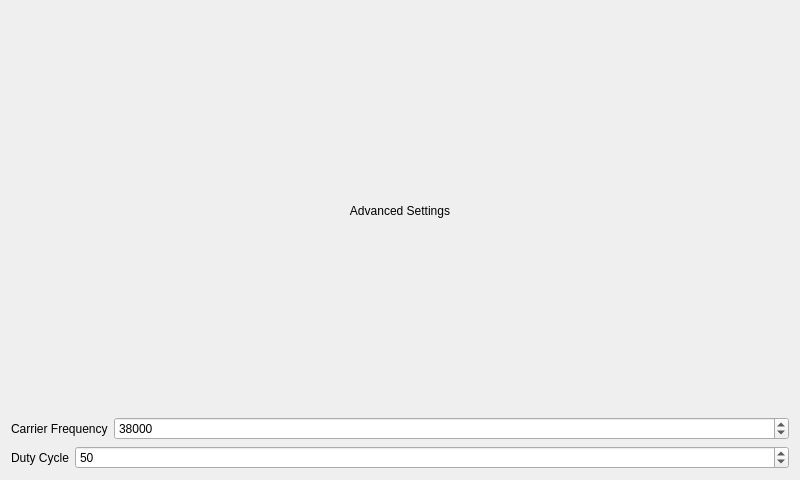
<?xml version="1.0" encoding="UTF-8"?>
<ui version="4.0">
 <class>PIRAdvancedForm</class>
 <widget class="QWidget" name="PIRAdvancedForm">
  <property name="geometry">
   <rect>
    <x>0</x>
    <y>0</y>
    <width>800</width>
    <height>480</height>
   </rect>
  </property>
  <property name="windowTitle">
   <string>Form</string>
  </property>
  <layout class="QVBoxLayout" name="verticalLayout">
   <item>
    <widget class="QLabel" name="advancedSettingsLabel">
     <property name="text">
      <string>Advanced Settings</string>
     </property>
     <property name="alignment">
      <set>Qt::AlignCenter</set>
     </property>
    </widget>
   </item>
   <item>
    <layout class="QHBoxLayout" name="horizontalLayout_3">
     <item>
      <widget class="QLabel" name="carrierFrequencyLabel">
       <property name="sizePolicy">
        <sizepolicy hsizetype="Fixed" vsizetype="Preferred">
         <horstretch>0</horstretch>
         <verstretch>0</verstretch>
        </sizepolicy>
       </property>
       <property name="text">
        <string>Carrier Frequency</string>
       </property>
      </widget>
     </item>
     <item>
      <widget class="QSpinBox" name="carrierFrequencySpinBox">
       <property name="minimum">
        <number>30000</number>
       </property>
       <property name="maximum">
        <number>60000</number>
       </property>
       <property name="singleStep">
        <number>100</number>
       </property>
       <property name="value">
        <number>38000</number>
       </property>
      </widget>
     </item>
    </layout>
   </item>
   <item>
    <layout class="QHBoxLayout" name="horizontalLayout_4">
     <item>
      <widget class="QLabel" name="dutyCycleLabel">
       <property name="sizePolicy">
        <sizepolicy hsizetype="Fixed" vsizetype="Preferred">
         <horstretch>0</horstretch>
         <verstretch>0</verstretch>
        </sizepolicy>
       </property>
       <property name="text">
        <string>Duty Cycle</string>
       </property>
      </widget>
     </item>
     <item>
      <widget class="QSpinBox" name="dutyCycleSpinBox">
       <property name="minimum">
        <number>5</number>
       </property>
       <property name="maximum">
        <number>95</number>
       </property>
       <property name="singleStep">
        <number>5</number>
       </property>
       <property name="value">
        <number>50</number>
       </property>
      </widget>
     </item>
    </layout>
   </item>
  </layout>
 </widget>
 <resources/>
 <connections/>
 <slots>
  <signal>carrierFrequencyChanged(int)</signal>
  <signal>dutyCycleChanged(int)</signal>
 </slots>
</ui>
